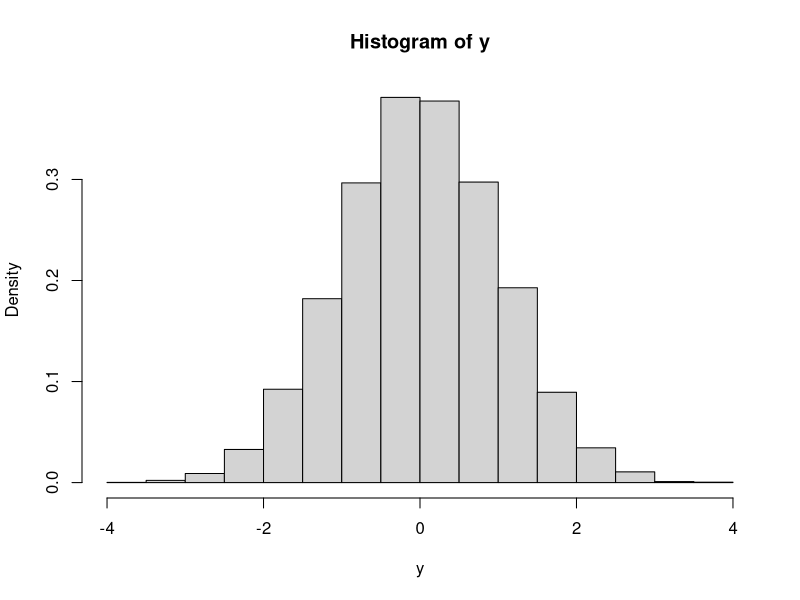
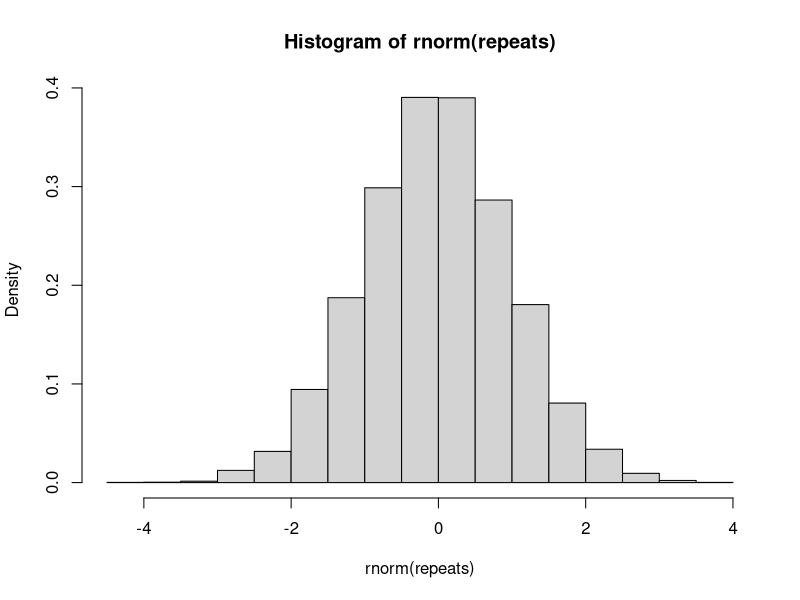

Reproduce these figures in R, in order.
# zad 1

k = 3
repeats = 10000
p = 0.5

result_vec <- c()
for (i in 1:repeats ) {
  pos = 1
  while (TRUE) {
    if (pos == (k + 2) * 2 - 1) {
      result_vec[i] <- 0
      break
    }
    if (sample(c(0, 1), size = 1, replace = TRUE, prob = c(1 - p, p)) == 0) {
      if (pos >= k + 2) {
        result_vec[i] <- 1
      }
      else {
        result_vec[i] <- 0
      }
      break
    } else {
      pos <- pos + 1
    }
  }
}

sucs <- sum(result_vec)
print(paste("Simulated probability: ", sucs/repeats))

# zad 2
n = 10
repeats = 10000
v <- runif(n * repeats)
m <- matrix(v, n, repeats)
y <- colSums(m)
y <- y / c(n)
y <- y - c(0.5)
y <- y / c(sqrt((1/12)/n))
hist(y, probability = TRUE)
hist(rnorm(repeats), probability = TRUE)

#zad 4
TrafN = function(n)  {
  if (n > 6) return(0)
  repeats = 10000
  sucs = 0
  for (i in 1:repeats) {
    winner = sample(1:49, 6, replace = FALSE)
    my = sample(1:49, 6, replace = FALSE)
    inter = intersect(winner, my)
    if (length(inter) == n) {
      sucs = sucs + 1
    }
  }
  return (sucs/repeats)
}

Bankructwo = function(w3, w4, w5, w6, z, b, p) {
  sucs = 0
  for (i in 1:b) {
    balance = 0
    winner = sample(1:49, 6, replace = FALSE)
    for (j in 1:z) {
      balance = balance - p
      mycoupon = sample(1:49, 6, replace = FALSE)
      n = length(intersect(winner, mycoupon))
      prize = 0
      if (n == 6) prize = w6
      else if (n == 5) prize = w5
      else if (n == 4) prize = w4
      else if (n == 3) prize = w3
      balance = balance + prize
    }
    if (balance > 0) {
      sucs = sucs + 1
    }
  }
  return (sucs / b)
}

# Bankructwo(24, 300, 10000, 1000000, 3000, 100, 3)

# zad 5
# E[X] 
repeats = 10000
sum = 0
rate = 1
p = 0.6
q = 0.8
w = 0.1



for (i in 1:repeats) {
  T = 0
  x0 = rnorm(1, 10, 1)
  T = T + x0
  road <- c()
  color = sample(c(0, 1), 1, TRUE, c(1 - p, p))
  if (color == 1) {
    road[1] <- 0
  } else {
    road[1] <- rexp(1, rate)
  }
  
  for (j in 2:10) {
    if (road[j - 1] > 0) {
      color = sample(c(0, 1), 1, TRUE, c(1 - w, w))
      if (color == 1) {
        road[j] <- 0
      } else {
        road[j] <- rexp(1, rate)
      }
    } else {
      color = sample(c(0, 1), 1, TRUE, c(1 - q, q))
      if (color == 1) {
        road[j] <- 0
      } else {
        road[j] <- rexp(1, rate)
      }
    }
  }
  
  T = T + sum(road)
  sum = sum + T
}

print(paste("Mean: ", sum / repeats))

# P(T > 30)
repeats = 10000
sucs = 0
rate = 1
p = 0.6
q = 0.8
w = 0.1



for (i in 1:repeats) {
  T = 0
  x0 = rnorm(1, 10, 1)
  T = T + x0
  road <- c()
  color = sample(c(0, 1), 1, TRUE, c(1 - p, p))
  if (color == 1) {
    road[1] <- 0
  } else {
    road[1] <- rexp(1, rate)
  }
  
  for (j in 2:10) {
    if (road[j - 1] > 0) {
      color = sample(c(0, 1), 1, TRUE, c(1 - w, w))
      if (color == 1) {
        road[j] <- 0
      } else {
        road[j] <- rexp(1, rate)
      }
    } else {
      color = sample(c(0, 1), 1, TRUE, c(1 - q, q))
      if (color == 1) {
        road[j] <- 0
      } else {
        road[j] <- rexp(1, rate)
      }
    }
  }
  
  T = T + sum(road)
  if (T > 30) {
    sucs = sucs + 1
  }
}

print(paste("Bound of P(T > 30): ", sucs / repeats))

# zad 6

# states
dead = 1
sick = 2
lsick = 3
states = c(dead, sick, lsick)

sickp = c(0.3, 0.6, 0.1)
lsickp = c(0.1, 0.3, 0.6)

costs = c(0, 40000, 5000)

repeats = 100000
# starting with lsick
years = 0
cost = 0
for (i in 1:repeats) {
  mchain <- c(lsick)
  y = 1
  while(TRUE) {
    if (mchain[y] == dead) {
      break
    }
    
    newstate = switch(mchain[y], -1, sample(states, 1, prob = sickp), sample(states, 1, prob = lsickp))
    cost = cost + costs[mchain[y]]
    y = y + 1
    mchain[y] <- newstate
  }
  years = years + y - 1 # because of indeces in R 
}

print(paste("Slightly sick patient will be in hospital: ", years / repeats, " and it will cost ", cost / repeats))

# sick patient 
# starting with lsick
years = 0
cost = 0
for (i in 1:repeats) {
  mchain <- c(sick)
  y = 1
  while(TRUE) {
    if (mchain[y] == dead) {
      break
    }
    
    newstate = switch(mchain[y], -1, sample(states, 1, prob = sickp), sample(states, 1, prob = lsickp))
    cost = cost + costs[mchain[y]]
    y = y + 1
    mchain[y] <- newstate
  }
  years = years + y - 1 # because of indeces in R 
}

print(paste("Sick patient will be in hospital: ", years / repeats, " and it will cost ", cost / repeats))

# zad 8
# Zadanie 4. Dwójka przyjaciół chodzi do szkoły razem. Każdy z nich niezależnie przybywa
# na umówione skrzyżowanie o godzinie będącej zmienną losową z rozkładu jednostajnego
# na przedziale 7 : 00 − 7 : 20 i czeka na kompana 5 minut. Po tym czasie jeśli przyjaciel
# nie przyszedł osoba idzie sama do szkoły. Jakie jest prawdopodobieństwo, że przyjaciele
# pójdą razem? Powinno wyjsc 7/16

repeats = 100000 
sucs = 0

for (i in 1:repeats) {
  x1 = runif(1, 0, 20)
  x2 = runif(1, 0, 20)
  x = abs(x1 - x2)
  if (x <= 5) {
    sucs = sucs + 1
  }
}
print(paste("They meet with P = ", sucs / repeats))

# Expected k-th particle decay time, each particle ~ Exp(1), should end up with rate^-1(H_n - H_(n - k)
repeats = 100000
time = 0
rate = 1
n = 100
k = 60
for (i in 1:repeats) {
  t = 0
  particles = n
  j = 0
  while (j < k) {
    v = rexp(particles, rate)
    firsttime = min(v)
    t = t + firsttime
    j = j + 1
    particles = particles - 1
  }
  time = time + t
}

print(paste("Mean time of k-th particle decay: ", time / repeats))


















